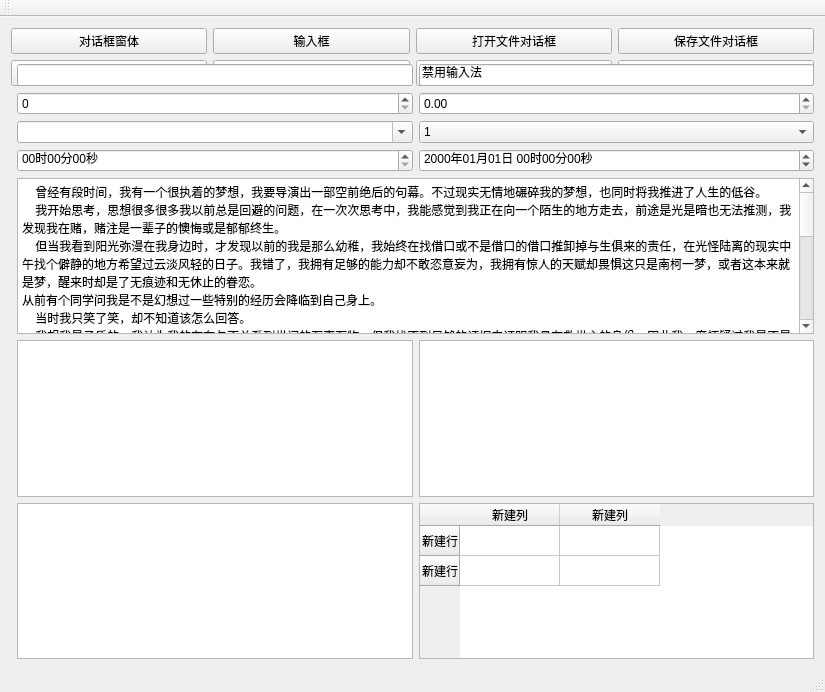
<?xml version="1.0" encoding="UTF-8"?>
<ui version="4.0">
 <class>MainWindow</class>
 <widget class="QMainWindow" name="MainWindow">
  <property name="geometry">
   <rect>
    <x>0</x>
    <y>0</y>
    <width>825</width>
    <height>692</height>
   </rect>
  </property>
  <property name="windowTitle">
   <string>MainWindow</string>
  </property>
  <widget class="QWidget" name="centralWidget">
   <layout class="QGridLayout" name="gridLayout_2">
    <item row="0" column="0" rowspan="2" colspan="3">
     <layout class="QGridLayout" name="gridLayout">
      <item row="0" column="0">
       <widget class="QPushButton" name="btnDialog">
        <property name="text">
         <string>对话框窗体</string>
        </property>
       </widget>
      </item>
      <item row="0" column="1">
       <widget class="QPushButton" name="btnInputDialog">
        <property name="text">
         <string>输入框</string>
        </property>
       </widget>
      </item>
      <item row="0" column="2">
       <widget class="QPushButton" name="btnFileDialog">
        <property name="text">
         <string>打开文件对话框</string>
        </property>
       </widget>
      </item>
      <item row="0" column="3">
       <widget class="QPushButton" name="btnSaveDialog">
        <property name="text">
         <string>保存文件对话框</string>
        </property>
       </widget>
      </item>
      <item row="1" column="0">
       <widget class="QPushButton" name="btnSaveDialog2">
        <property name="text">
         <string>保存文件对话框-静态方法</string>
        </property>
       </widget>
      </item>
      <item row="1" column="1">
       <widget class="QPushButton" name="btnAbout">
        <property name="text">
         <string>关于Qt</string>
        </property>
       </widget>
      </item>
      <item row="1" column="2">
       <widget class="QPushButton" name="btnOpen">
        <property name="text">
         <string>打开输入法</string>
        </property>
       </widget>
      </item>
      <item row="1" column="3">
       <widget class="QPushButton" name="btnClose">
        <property name="text">
         <string>关闭输入法</string>
        </property>
       </widget>
      </item>
     </layout>
    </item>
    <item row="1" column="1">
     <widget class="QLineEdit" name="lineEdit"/>
    </item>
    <item row="1" column="2">
     <widget class="QLineEdit" name="txt">
      <property name="text">
       <string>禁用输入法</string>
      </property>
     </widget>
    </item>
    <item row="2" column="1">
     <widget class="QSpinBox" name="spinBox"/>
    </item>
    <item row="2" column="2">
     <widget class="QDoubleSpinBox" name="doubleSpinBox"/>
    </item>
    <item row="3" column="1">
     <widget class="QComboBox" name="comboBox">
      <property name="editable">
       <bool>true</bool>
      </property>
     </widget>
    </item>
    <item row="3" column="2">
     <widget class="QComboBox" name="comboBox_2">
      <item>
       <property name="text">
        <string>1</string>
       </property>
      </item>
      <item>
       <property name="text">
        <string>2</string>
       </property>
      </item>
      <item>
       <property name="text">
        <string>3</string>
       </property>
      </item>
     </widget>
    </item>
    <item row="4" column="1">
     <widget class="QTimeEdit" name="timeEdit">
      <property name="displayFormat">
       <string>HH时mm分ss秒</string>
      </property>
     </widget>
    </item>
    <item row="4" column="2">
     <widget class="QDateTimeEdit" name="dateTimeEdit">
      <property name="displayFormat">
       <string>yyyy年MM月dd日 HH时mm分ss秒</string>
      </property>
     </widget>
    </item>
    <item row="5" column="1" colspan="2">
     <widget class="QPlainTextEdit" name="plainTextEdit">
      <property name="plainText">
       <string>    曾经有段时间，我有一个很执着的梦想，我要导演出一部空前绝后的句幕。不过现实无情地碾碎我的梦想，也同时将我推进了人生的低谷。
    我开始思考，思想很多很多我以前总是回避的问题，在一次次思考中，我能感觉到我正在向一个陌生的地方走去，前途是光是暗也无法推测，我发现我在赌，赌注是一辈子的懊悔或是郁郁终生。
    但当我看到阳光弥漫在我身边时，才发现以前的我是那么幼稚，我始终在找借口或不是借口的借口推卸掉与生俱来的责任，在光怪陆离的现实中午找个僻静的地方希望过云淡风轻的日子。我错了，我拥有足够的能力却不敢恣意妄为，我拥有惊人的天赋却畏惧这只是南柯一梦，或者这本来就是梦，醒来时却是了无痕迹和无休止的眷恋。
从前有个同学问我是不是幻想过一些特别的经历会降临到自己身上。
    当时我只笑了笑，却不知道该怎么回答。
    我想我是矛盾的，我认为我的存在与否关系到世间的万事万物，但我找不到足够的证据来证明我具有救世主的身份。因此我一度怀疑过我是不是生不逢时，或是天妒英才。
    我在一次次轮回中等待着一个机会，也许是乱世，也许是太平，我没有所谓的一技之长，只有飞扬跋扈的骄傲和潮洗潮卷的胸怀。只有一笑置之的孤傲和白云苍狗的方式。
    我想我不该妄自菲薄，甚至这是理所当然的不加半点修饰的顺其自然。
    我很喜欢这样一句话：如果我将庸碌一生的话，地球将停止转动，地球停止转动了吗？没有，那我将不会庸碌一生。
在特定的时间，特定的环境，特定的地点，有个特定的人将主宰万事万物！
    天生我才必有用！
    经典的心照不宣，只可惜他的傲慢却没有足够的能力做基垫。
    我想我是对的，注定的便是永远无法改变的，过去的只是匆匆一瞥，将来的只是白驹过隙，一次次的轮回换来的是麻木的循规蹈矩，所以世界需要那么一个人----改变。
    过去亦空间空对月，茫茫鸿蒙无归处。
    我如薏苡，为实。
    众如佛珠，为空。
    我为本，众为捧。
    冥冥之间以无踪。</string>
      </property>
     </widget>
    </item>
    <item row="6" column="1">
     <widget class="QTextEdit" name="textEdit">
      <property name="html">
       <string>&lt;!DOCTYPE HTML PUBLIC &quot;-//W3C//DTD HTML 4.0//EN&quot; &quot;http://www.w3.org/TR/REC-html40/strict.dtd&quot;&gt;
&lt;html&gt;&lt;head&gt;&lt;meta name=&quot;qrichtext&quot; content=&quot;1&quot; /&gt;&lt;style type=&quot;text/css&quot;&gt;
p, li { white-space: pre-wrap; }
&lt;/style&gt;&lt;/head&gt;&lt;body style=&quot; font-family:'Sans Serif'; font-size:9pt; font-weight:400; font-style:normal;&quot;&gt;
&lt;p style=&quot;-qt-paragraph-type:empty; margin-top:0px; margin-bottom:0px; margin-left:0px; margin-right:0px; -qt-block-indent:0; text-indent:0px; font-family:'宋体';&quot;&gt;&lt;br /&gt;&lt;/p&gt;&lt;/body&gt;&lt;/html&gt;</string>
      </property>
     </widget>
    </item>
    <item row="6" column="2">
     <widget class="QTextBrowser" name="textBrowser"/>
    </item>
    <item row="7" column="1">
     <widget class="QTableView" name="tableView"/>
    </item>
    <item row="7" column="2">
     <widget class="QTableWidget" name="tableWidget">
      <row>
       <property name="text">
        <string>新建行</string>
       </property>
      </row>
      <row>
       <property name="text">
        <string>新建行</string>
       </property>
      </row>
      <column>
       <property name="text">
        <string>新建列</string>
       </property>
      </column>
      <column>
       <property name="text">
        <string>新建列</string>
       </property>
      </column>
     </widget>
    </item>
   </layout>
  </widget>
  <widget class="QMenuBar" name="menuBar">
   <property name="geometry">
    <rect>
     <x>0</x>
     <y>0</y>
     <width>825</width>
     <height>28</height>
    </rect>
   </property>
  </widget>
  <widget class="QToolBar" name="mainToolBar">
   <attribute name="toolBarArea">
    <enum>TopToolBarArea</enum>
   </attribute>
   <attribute name="toolBarBreak">
    <bool>false</bool>
   </attribute>
  </widget>
  <widget class="QStatusBar" name="statusBar"/>
 </widget>
 <layoutdefault spacing="6" margin="11"/>
 <resources/>
 <connections/>
</ui>
